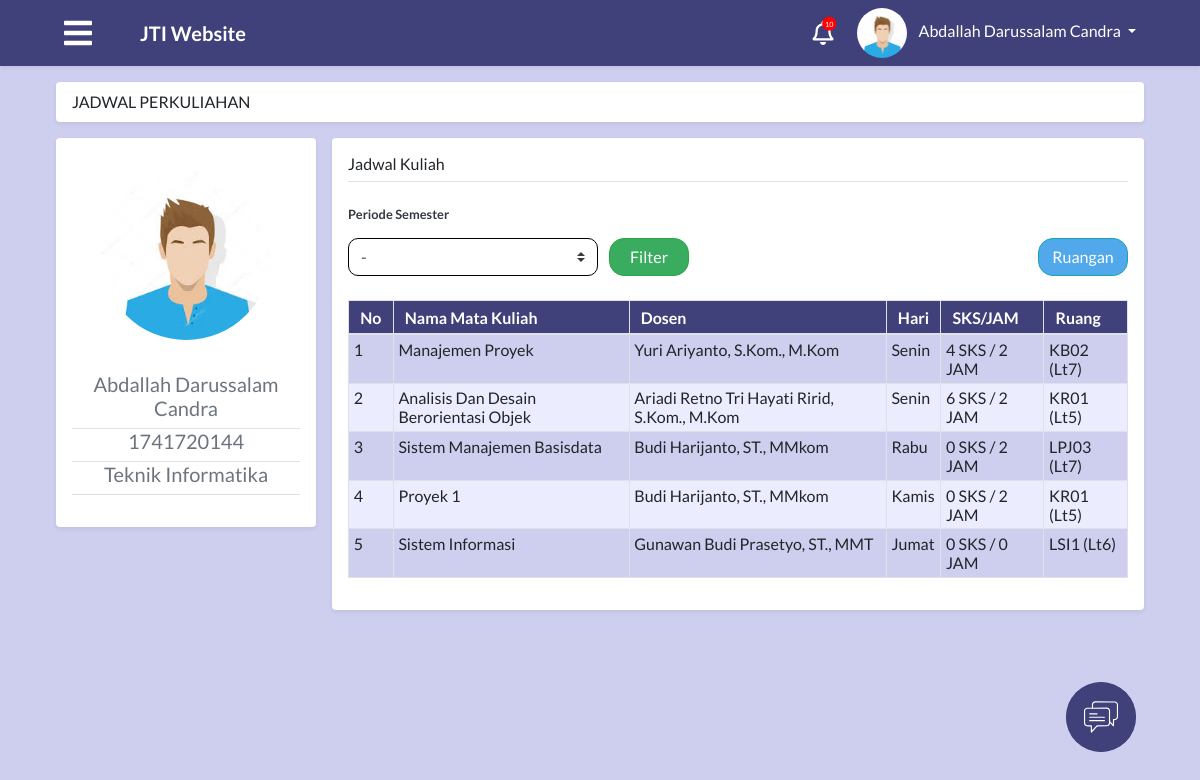
/module/index.php?module=jadwal (signed in), run on an earlier commit of the app's database.
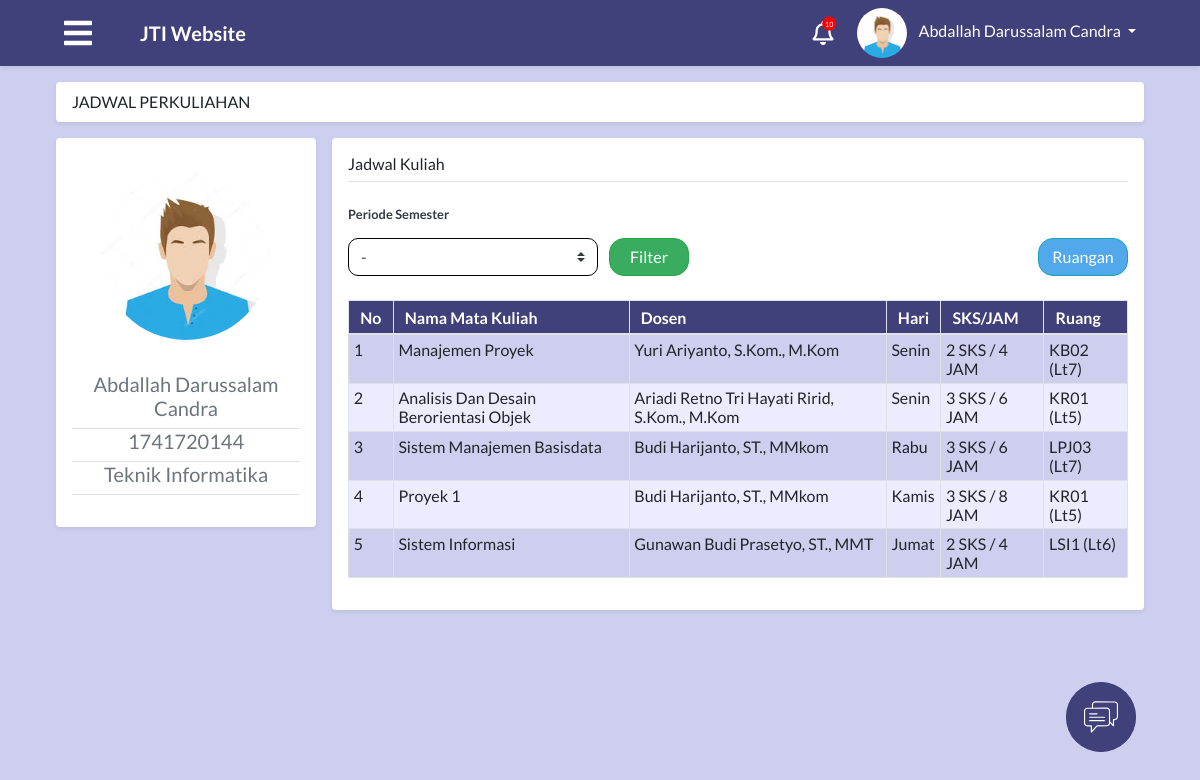
And on a later commit of the database.
### tables this page shows
CREATE TABLE `tabel_mahasiswa` (
  `id_mahasiswa` int(30) NOT NULL,
  `id_prodi` int(30) NOT NULL,
  `id_kelas` int(30) NOT NULL,
  `id_semester` int(11) NOT NULL,
  `nim` varchar(50) NOT NULL,
  `nama` varchar(100) NOT NULL,
  `alamat` varchar(250) DEFAULT NULL,
  `jenis_kelamin` enum('laki-laki','perempuan') NOT NULL,
  `tempat_lahir` varchar(50) DEFAULT NULL,
  `tanggal_lahir` date DEFAULT NULL,
  `foto` text,
  `waktu_edit` datetime DEFAULT NULL,
  `id_user` int(11) NOT NULL,
  `waktu_tambah` timestamp NOT NULL DEFAULT CURRENT_TIMESTAMP
);

CREATE TABLE `tabel_prodi` (
  `id_prodi` int(30) NOT NULL,
  `nama` varchar(50) NOT NULL,
  `kode` varchar(30) NOT NULL
);

CREATE TABLE `tabel_jadwal` (
  `id_jadwal` int(30) NOT NULL,
  `id_ruang` int(30) NOT NULL,
  `id_kelas` int(30) NOT NULL,
  `id_semester` int(30) NOT NULL,
  `id_dosen` int(30) NOT NULL,
  `id_matkul` int(11) NOT NULL,
  `hari` varchar(30) NOT NULL,
  `jam_mulai` time NOT NULL,
  `jam_selesai` time NOT NULL,
  `waktu_edit` datetime NOT NULL
);

CREATE TABLE `tabel_matkul` (
  `id_matkul` int(11) NOT NULL,
  `nama` varchar(50) NOT NULL,
  `sks` int(11) NOT NULL,
  `jam` int(10) NOT NULL
);

CREATE TABLE `tabel_dosen` (
  `id_dosen` int(30) NOT NULL,
  `nip` varchar(50) NOT NULL,
  `nama` varchar(200) NOT NULL,
  `alamat` text,
  `jenis_kelamin` enum('laki-laki','perempuan') NOT NULL,
  `tempat_lahir` varchar(50) DEFAULT NULL,
  `tanggal_lahir` date DEFAULT NULL,
  `foto` text,
  `id_user` int(11) NOT NULL,
  `waktu_tambah` timestamp NOT NULL DEFAULT CURRENT_TIMESTAMP,
  `waktu_edit` datetime NOT NULL
);

CREATE TABLE `tabel_ruang` (
  `id_ruang` int(30) NOT NULL,
  `kode` varchar(30) NOT NULL,
  `lantai` int(10) NOT NULL
);

### process/proses_jadwalKuliah.php (called while the page is built, shortened)
<?php
function jadwalKuliah($con,$prodi,$kelas)
{
    $jadwalKuliah = "select tm.nama as nm_matkul,td.nama,tj.hari,tm.sks,tm.jam,tr.kode,tr.lantai from tabel_jadwal tj,tabel_matkul tm,tabel_dosen td,tabel_ruang tr
    where tj.id_matkul = tm.id_matkul
    and tj.id_dosen = td.id_dosen
    and tj.id_ruang = tr.id_ruang
    and tj.id_kelas = $kelas;";
    $resultJadwalKuliah = mysqli_query($con,$jadwalKuliah);
    return $resultJadwalKuliah;
}
?>

### module/mahasiswa/jadwal.php (the view, shortened to what this page needs)
<?php
include "../config/connection.php";
include "../process/proses_jadwalKuliah.php";
$idUser = $_SESSION['id'];
$queryUser = "SELECT a.*, b.*, c.nama as prodi FROM tabel_user a, tabel_mahasiswa b, tabel_prodi c WHERE a.id_user=$idUser and a.id_user=b.id_user and b.id_prodi = c.id_prodi";
$resultUser = mysqli_query($con, $queryUser);
$rowUser = mysqli_fetch_assoc($resultUser);
$namaUser = $rowUser["nama"];
$nimUser = $rowUser["nim"];
$namaProdiUser = $rowUser["prodi"];
$prodiUser = $rowUser["id_prodi"];
$kelasUser = $rowUser["id_kelas"];
?>
<main role="main" class="container-fluid">
  <div id="jadwal" class="row">
    <div class="col-md-12 p-0">
      <div class="m-2 bg-white shadow-sm rounded">
        <nav class="nav nav-underline">
          <span class="nav-link">JADWAL PERKULIAHAN</span>
        </nav>
      </div>
    </div>
    <div class="col-md-3 p-0">
      <div class="m-2 p-3 bg-white rounded shadow-sm">
        <div class="media text-muted pt-3">
          <div class="media-body pb-3 mb-0 small lh-125">
            <center><img src="../attachment/img/avatar.jpeg" class="gambar-profil img-circle" height="170" width="170">
            </center>
            <br><br>
            <h5 class="border-bottom border-gray pb-2 mb-0" align="center"><?php echo $namaUser; ?></h5>
            <h5 class="border-bottom border-gray pb-2 mb-0" align="center"><?php echo $nimUser; ?></h5>
            <h5 class="border-bottom border-gray pb-2 mb-0" align="center"><?php echo $namaProdiUser; ?></h5>
          </div>
        </div>
      </div>
    </div>
    <div class="col-md-9 p-0">
      <div class="m-2 p-3 bg-white rounded shadow-sm">
        <h6 class="border-bottom border-gray pb-2 mb-2">Jadwal Kuliah</h6>
        <div class="media text-muted pt-3">
          <p class="media-body pb-3 mb-0 small lh-125">
            <strong class="d-block text-dark">Periode Semester</strong>
          </p>
        </div>
        <form action="?module=jadwal" class="p-0 m-0" method="post">
          <select class="semester custom-select" style="width:250px" name="semester">
            <option selected disabled>-</option>
          </select>
          <button type="submit" name="cariJadwal" class="tmbl-filter btn btn-success ml-2">Filter</button>
          <a href="?module=kelasKosong"><button type="button" class="tmbl-ruangan btn btn-info float-right">Ruangan</button></a>
        </form>
        <br>
        <?php
        if(isset($_POST["cariJadwal"])){
          $resultJadwalKuliah = jadwalKuliahCariSemester($con,$prodiUser,$kelasUser,$_POST["semester"]);
        }
        else{
          $resultJadwalKuliah = jadwalKuliah($con,$prodiUser,$kelasUser);
        }
        if (mysqli_num_rows($resultJadwalKuliah) > 0)
        {
        ?>
        <table class="table table-striped table-bordered">
          <thead class="text-white bg-blue">
            <tr>
              <th scope="col">No</th>
              <th scope="col">Nama Mata Kuliah</th>
              <th scope="col">Dosen</th>
              <th scope="col">Hari</th>
              <th scope="col">SKS/JAM</th>
              <th scope="col">Ruang</th>
            </tr>
          </thead>
          <tbody>
            <?php
              $no=1;
              while($row = mysqli_fetch_assoc($resultJadwalKuliah)){
              ?>
            <tr>
              <td><?php echo $no;?></td>
              <td><?php echo $row["nm_matkul"]; ?></td>
              <td><?php echo $row["nama"]; ?></td>
              <td><?php echo $row["hari"]; ?></td>
              <td><?php echo $row["sks"]; ?> SKS / <?php echo $row["jam"]; ?> JAM</td>
              <td><?php echo $row["kode"]; ?> (Lt<?php echo $row["lantai"]; ?>)</td>
            </tr>
            <?php
              $no++;
            }
            ?>
          </tbody>
        </table>
      </div>
      <?php } ?>
    </div>

### module/index.php (shortened to what this page needs)
<?php
include "../process/proses_modalPengaturan.php";
$level = $_SESSION['level'];
$idUser = $_SESSION['id'];
?>
<?php
switch ($level) {
  case 'mahasiswa':
    $queryUser = "SELECT a.*, b.* FROM tabel_user a, tabel_mahasiswa b WHERE a.id_user=$idUser and a.id_user=b.id_user";
    $resultUser = mysqli_query($con, $queryUser);
    $rowUser = mysqli_fetch_assoc($resultUser);
    $namaUser = $rowUser["nama"];
    break;
}
?>
<!DOCTYPE html>
<html>
<head>
  <?php
  include "../config/styles.php";
  ?>
</head>
<body>
    <nav class="app-navbar navbar navbar-expand-md navbar-dark bg-blue shadow-sm sticky-top mb-2">
      <?php
      if ($level == "admin") {
        ?>
        <a class="ml-5 mr-5" id="navigation-admin-btn"> <i class="fas fa-bars text-white burger-icon"></i></a>
      <?php
    } else {
      ?>
        <a class="ml-5 mr-5" id="navigation-btn"> <i class="fas fa-bars text-white burger-icon"></i></a>
      <?php
    }
    ?>
      <a class="navbar-brand " href="index.php?module=home"><b>JTI Website</b></a>
      <div class="collapse navbar-collapse" id="navbarCollapse">
        <i class="notification-icon text-white far fa-bell" onclick="location.href='index.php?module=notifikasi';">
          <span class="fas fa-circle notification-bubble"></span>
          <span class="notification-bubble-num">10</span>
        </i>
        <div class="dropdown mr-5">
          <img class="dropdown-toggle nav-profile-photo ml-4 " src="../attachment/img/<?php echo ($rowUser['foto'] == null)? 'avatar.jpeg' : $rowUser['foto'] ; ?>" data-toggle="dropdown" aria-haspopup="true" aria-expanded="false" style="width:50px;height:50px;border-radius:50%;">
          <a href="#" class="dropdown-toggle ml-2 profile-link" id="dropdownMenuButton" data-toggle="dropdown" aria-haspopup="true" aria-expanded="false"><?php echo ($namaUser); ?>&nbsp;<b class="caret"></b></a>
        </div>
      </div>
    </nav>
    <div class="container-fluid px-5">
      <?php
      $module = $_GET["module"];
      if ($level == "mahasiswa") {
        switch ($module) {
          case "jadwal":
            include "mahasiswa/jadwal.php";
            break;
        }
      } else if ($level == "dosen") {
        switch ($module) {
          case "home":
            include "dosen/home.php";
            break;
          case "kompenAbsen":
            include "dosen/dosenKompen.php";
            break;
          case "kelasKosong":
            include "dosen/dosenKelasKosong.php";
            break;
          case "krs";
            include "dosen/dosenKrs.php";
            break;
          case "notifikasi":
            include "notifikasi.php";
            break;
          default:
            include "404.php";
        }
      } else if ($level == "admin") {
        switch ($module) {
          case "home":
            include "admin/home.php";
            break;
          case "ruang":
            include "admin/ruang/ruangan.php";
            break;
          case "khs":
            include "admin/khs/khs.php";
            break;
          case "khsLihat":
            include "admin/khs/khsLihat.php";
            break;
          case "dataDosen":
            include "admin/dosen/dataDosen.php";
            break;
          case "dataMahasiswa":
            include "admin/mahasiswa/dataMahasiswa.php";
            break;
          case "mataKuliah":
            include "admin/matakuliah/mataKuliah.php";
            break;
          case "krs":
            include "admin/krs/krsAdmin.php";
            break;
          case "krsPerKelas":
            include "admin/krs/krsPerKelas.php";
            break;
          case "dataJadwalKuliah":
            include "admin/jadwal/dataJadwalKuliah.php";
            break;
          case "beasiswa":
            include "admin/mahasiswa/beasiswa.php";
            break;
          case "eComplain":
            include "admin/eComplain/eComplain.php";
            break;
          case "beritaPengumuman":
            include "admin/berita/beritaPengumuman.php";
            break;
          case "kuisioner":
            include "admin/kuisioner/kuisioner.php";
            break;
          case "kriteriaKuisioner":
            include "admin/kuisioner/kriteriaKuisioner.php";
            break;
          case "absenKompen":
            include "admin/absen & kompen/absenKompen.php";
            break;
          case "kelas":
            include "admin/kelas/kelas.php";
            break;
          case "notifikasi":
            include "notifikasi.php";
            break;
          default:
            include "404.php";
        }
      }
      if ($level != "admin") {
        ?>
        <img id="toggleChat" src="../img/Chat.svg" alt="chat" class="chat-bubble">
      <?php
    }
    ?>
    </div>
</body>
</html>

### config/styles.php (shortened to what this page needs)
<link rel="stylesheet" href="https://stackpath.bootstrapcdn.com/bootstrap/4.3.1/css/bootstrap.min.css">
<link rel="stylesheet" href="https://cdnjs.cloudflare.com/ajax/libs/bootstrap-datepicker/1.8.0/css/bootstrap-datepicker3.css">
<link rel="stylesheet" href="https://cdnjs.cloudflare.com/ajax/libs/ekko-lightbox/5.3.0/ekko-lightbox.css">
<link rel="stylesheet" href="https://use.fontawesome.com/releases/v5.7.2/css/all.css">
<link rel="stylesheet" href="../css/style.css">
<link rel="stylesheet" href="../css/login.css">
<link rel="stylesheet" href="../css/home.css">
<link rel="stylesheet" href="../css/jadwal.css">
<link rel="stylesheet" href="../css/krs.css">
<link rel="stylesheet" href="../css/nilai.css">
<link rel="stylesheet" href="../css/kompenAbsen.css">
<link rel="stylesheet" href="../css/kelasKosong.css">
<link rel="stylesheet" href="../css/notifikasi.css">
<link rel="stylesheet" href="../css/dosenKompen.css">
<link rel="stylesheet" href="../css/adminRuang.css">
<link rel="stylesheet" href="../css/admin.css">
<link rel="stylesheet" href="../css/dataDosen.css">
<link rel="stylesheet" href="../css/adminDataJadwalKuliah.css">
<link rel="stylesheet" href="../css/dataMahasiswa.css">
<link rel="stylesheet" href="../css/adminKhs.css">
<link rel="stylesheet" href="../css/krsAdmin.css">
<link rel="stylesheet" href="../css/eComplain.css">
<link rel="stylesheet" href="../css/adminBerita.css">
<link rel="stylesheet" href="../css/kuisioner.css">
<link rel="stylesheet" href="../css/absenKompen.css">

### css/style.css (style rules this page uses)
* { font-family: "Lato"; }
body, html { margin: 0; padding: 0; }
body { background-color: #ceceef !important; }
.app-navbar { z-index: 0; }
.burger-icon { font-size: 2em; }
.notification-icon { font-size: 1.5em; position: relative; cursor: pointer; }
.notification-bubble { position: absolute; font-size: 0.6em; top: -4px; color: red; right: -3px; }
.notification-bubble-num { position: absolute; font-size: 0.3em; top: 0px; color: #ffffff; right: 0px; }
.profile-link:link { color: #ffffff; text-decoration: none; }
.profile-link { color: #ffffff; text-decoration: none; }
.nav-profile-photo { width: 2.5em; border-radius: 50%; }
.app-navbar { z-index: 1; }
.bg-blue { background-color: #40407a; }
.lh-125 { line-height: 1.25; }
#navigation-btn, #navigation-admin-btn, .pointer { cursor: pointer; }
.chat-bubble { cursor: pointer; position: fixed; bottom: 3em; right: 4em; background: #40407a; width: 4.4em; height: 4.4em; border-radius: 50%; display: flex; justify-content: center; align-items: center; }
.table-striped > thead > tr > th { padding: 0.4em; padding-left: 0.7em; padding-right: 0.7em; }
.table-striped > thead > tr > th { background-color: #40407a; color: white; }
.table-striped > tbody > tr:nth-child(odd) > td { background-color: #ceceef; }
.table-striped > tbody > tr:nth-child(even) > td { background-color: #ececff; }
.table-striped > tbody > tr > td { font-size: 1em; padding: 0.3em; }

### css/login.css (style rules this page uses)
body { padding-top: 0 !important; }

### css/jadwal.css (style rules this page uses)
#jadwal .semester { border: 1px solid #000000; box-sizing: border-box; border-radius: 10px; }
#jadwal .tmbl-filter { background: #3AAC5F; border-radius: 15px; width: 80px; }
#jadwal .tmbl-ruangan { background: #51A9EB; border-radius: 15px; width: 90px; }
#jadwal .gambar-profil { border-radius: 50%; }

### css/notifikasi.css (style rules this page uses)
td { border-top: 2px solid rgb(187, 187, 187); border-bottom: 2px solid rgb(187, 187, 187); }

What changed in the data, as far as the page shows it:
changed through a linked row, tabel_jadwal "Manajemen Proyek": id_matkul.sks "4" → "2"; id_matkul.jam "2" → "4"
changed through a linked row, tabel_jadwal "Analisis Dan Desain Berorientasi Objek": id_matkul.sks "6" → "3"; id_matkul.jam "2" → "6"
changed through a linked row, tabel_jadwal "Rabu": id_matkul.sks "0" → "3"; id_matkul.jam "2" → "6"
changed through a linked row, tabel_jadwal "Kamis": id_matkul.sks "0" → "3"; id_matkul.jam "2" → "8"
changed through a linked row, tabel_jadwal "Jumat": id_matkul.sks "0" → "2"; id_matkul.jam "0" → "4"
